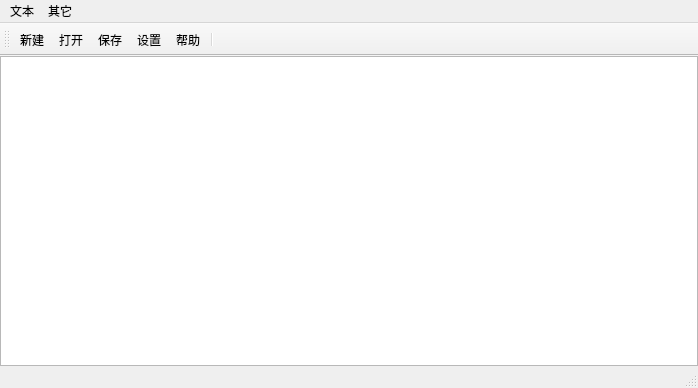
<?xml version="1.0" encoding="UTF-8"?>
<ui version="4.0">
 <class>test_10BClass</class>
 <widget class="QMainWindow" name="test_10BClass">
  <property name="geometry">
   <rect>
    <x>0</x>
    <y>0</y>
    <width>698</width>
    <height>388</height>
   </rect>
  </property>
  <property name="windowTitle">
   <string>test_10B</string>
  </property>
  <widget class="QWidget" name="centralWidget">
   <layout class="QVBoxLayout" name="verticalLayout">
    <property name="spacing">
     <number>0</number>
    </property>
    <property name="leftMargin">
     <number>0</number>
    </property>
    <property name="topMargin">
     <number>0</number>
    </property>
    <property name="rightMargin">
     <number>0</number>
    </property>
    <property name="bottomMargin">
     <number>0</number>
    </property>
    <item>
     <widget class="QPlainTextEdit" name="mytext"/>
    </item>
   </layout>
  </widget>
  <widget class="QMenuBar" name="menuBar">
   <property name="geometry">
    <rect>
     <x>0</x>
     <y>0</y>
     <width>698</width>
     <height>26</height>
    </rect>
   </property>
   <widget class="QMenu" name="menu">
    <property name="title">
     <string>文本</string>
    </property>
    <widget class="QMenu" name="menu_3">
     <property name="title">
      <string>其它</string>
     </property>
     <addaction name="actionSetting"/>
     <addaction name="actionHelp"/>
    </widget>
    <addaction name="actionNew"/>
    <addaction name="actionSave"/>
    <addaction name="actionOpen"/>
    <addaction name="menu_3"/>
   </widget>
   <widget class="QMenu" name="menu_2">
    <property name="title">
     <string>其它</string>
    </property>
   </widget>
   <addaction name="menu"/>
   <addaction name="menu_2"/>
  </widget>
  <widget class="QToolBar" name="mainToolBar">
   <attribute name="toolBarArea">
    <enum>TopToolBarArea</enum>
   </attribute>
   <attribute name="toolBarBreak">
    <bool>false</bool>
   </attribute>
   <addaction name="actionNew"/>
   <addaction name="actionOpen"/>
   <addaction name="actionSave"/>
   <addaction name="actionSetting"/>
   <addaction name="actionHelp"/>
   <addaction name="separator"/>
  </widget>
  <widget class="QStatusBar" name="statusBar"/>
  <action name="actionNew">
   <property name="icon">
    <iconset resource="test_10B.qrc">
     <normaloff>:/test_10B/Resources/new.png</normaloff>:/test_10B/Resources/new.png</iconset>
   </property>
   <property name="text">
    <string>新建</string>
   </property>
  </action>
  <action name="actionSave">
   <property name="icon">
    <iconset resource="test_10B.qrc">
     <normaloff>:/test_10B/Resources/save.png</normaloff>:/test_10B/Resources/save.png</iconset>
   </property>
   <property name="text">
    <string>保存</string>
   </property>
  </action>
  <action name="actionSetting">
   <property name="icon">
    <iconset resource="test_10B.qrc">
     <normaloff>:/test_10B/Resources/setting.png</normaloff>:/test_10B/Resources/setting.png</iconset>
   </property>
   <property name="text">
    <string>设置</string>
   </property>
  </action>
  <action name="actionHelp">
   <property name="icon">
    <iconset resource="test_10B.qrc">
     <normaloff>:/test_10B/Resources/help.png</normaloff>:/test_10B/Resources/help.png</iconset>
   </property>
   <property name="text">
    <string>帮助</string>
   </property>
  </action>
  <action name="actionOpen">
   <property name="icon">
    <iconset resource="test_10B.qrc">
     <normaloff>:/test_10B/Resources/oepn.png</normaloff>:/test_10B/Resources/oepn.png</iconset>
   </property>
   <property name="text">
    <string>打开</string>
   </property>
  </action>
 </widget>
 <layoutdefault spacing="6" margin="11"/>
 <resources>
  <include location="test_10B.qrc"/>
 </resources>
 <connections/>
</ui>
